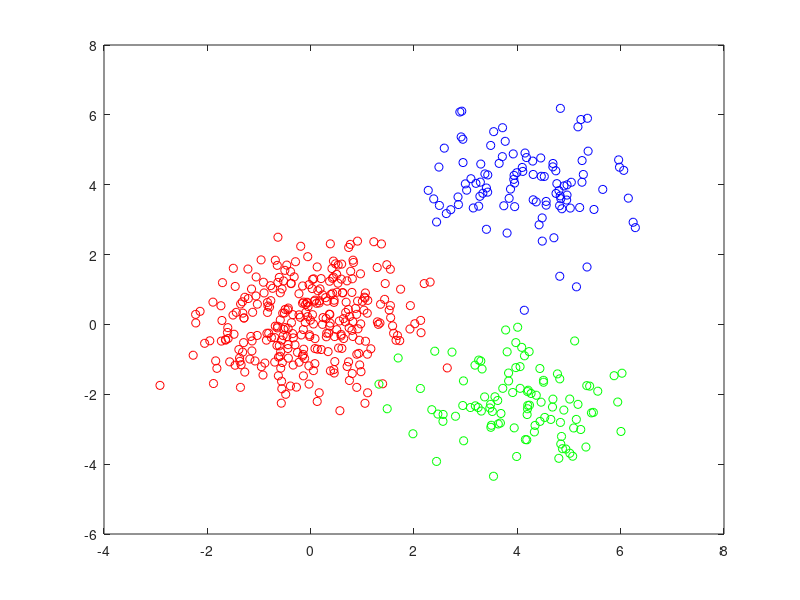

Recreate this plot in MATLAB.
x1 = randn(1, 300);
y1 = randn(1, 300);
plot(x1, y1, 'ro');
hold on

x2 = randn(1, 100) + 4;
y2 = randn(1, 100) - 2;
plot(x2, y2, 'go');
hold on

x3 = randn(1, 100) + 4;
y3 = randn(1, 100) + 4;
plot(x3, y3, 'bo');

x = [x1 x2 x3];
y = [y1 y2 y3];

data = [x' y'];

save('data.mat', 'data')